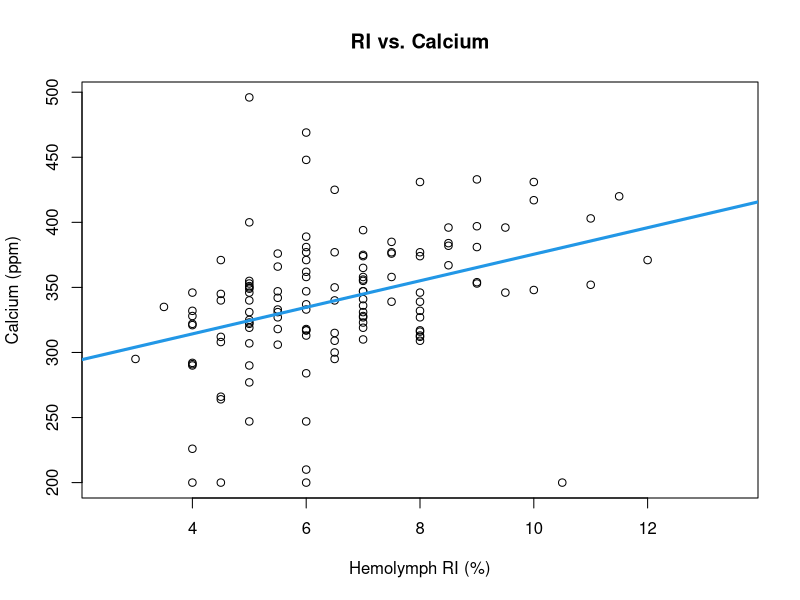
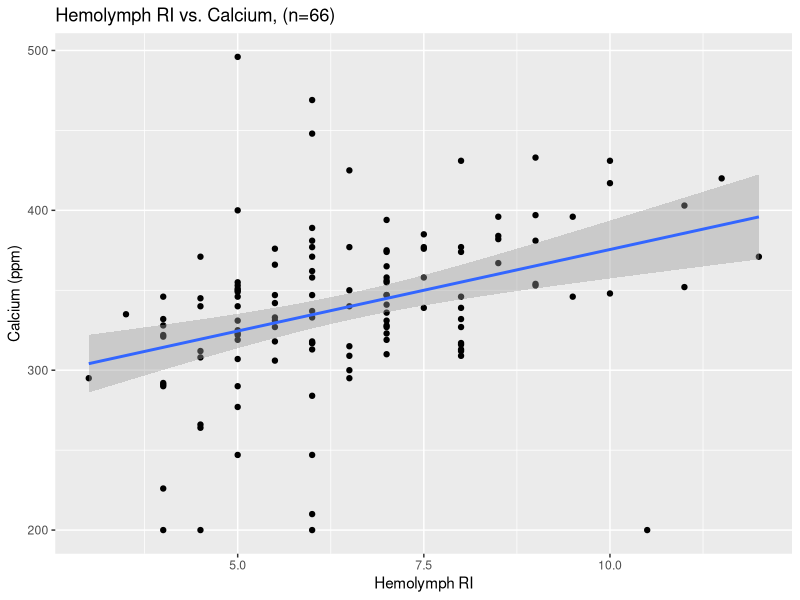
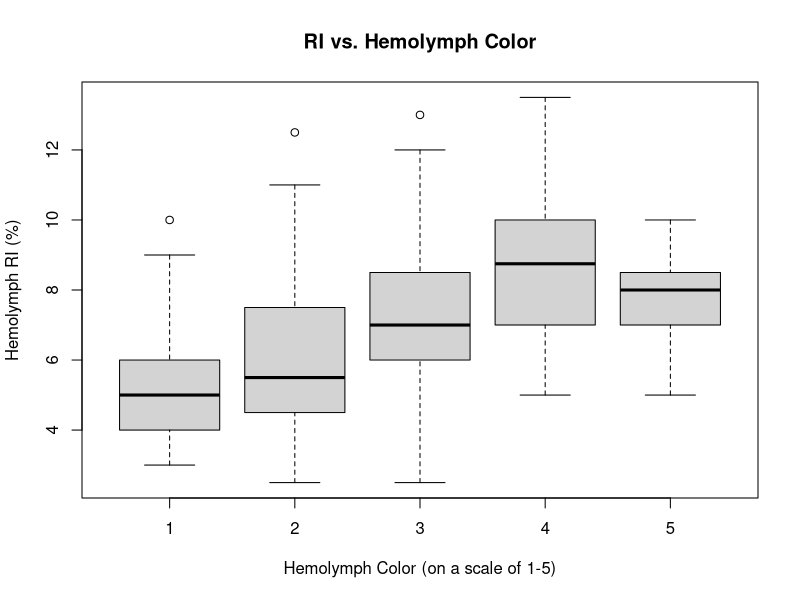
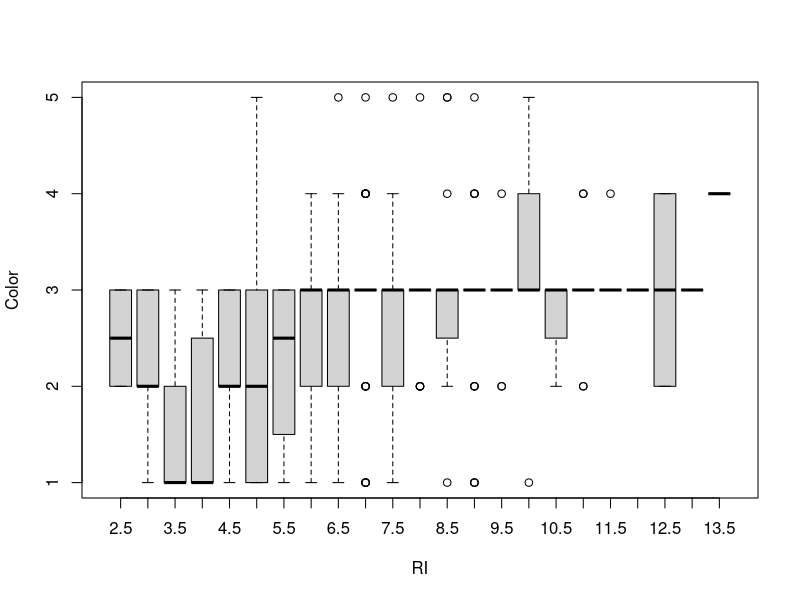
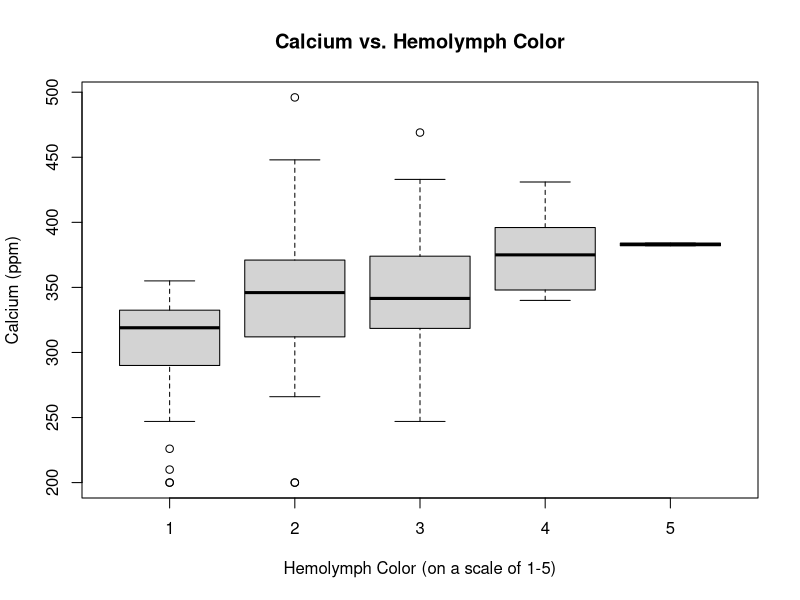

The R script that drew these images, in order:
## ---- chunk 1

# read in relevant documents for this data
gc_dat <- read.csv("../data/prelim_gc_data.csv")

gc_dat

# libraries for data visualization
library(ggplot2)
library(dplyr)
library(gridExtra)
library(scatterplot3d)
library(MASS)
## ---- chunk 2

plot(Ca ~ RI, data = gc_dat, 
      main = "RI vs. Calcium",
      xlab = "Hemolymph RI (%)",
      ylab = "Calcium (ppm)")
abline(lm (Ca ~ RI, data = gc_dat), col = 4, lwd = 3)

# correlation plot to look at RI vs. Calcium
# doesn't appear to be a trend

## ---- chunk 3

gc_dat %>% 
        # pipes molt data into ggplot
  ggplot(aes(x = RI, y = Ca)) + 
        # populates plot with hemo ri and ca info
    geom_point() + geom_smooth(method=lm) + 
        # specifies type of plot -- linear model with 95 percent confidence
        xlab("Hemolymph RI") + 
        ylab ("Calcium (ppm)") +
        ggtitle("Hemolymph RI vs. Calcium, (n=66)") +
        # renames x and y labels and title
      xlim(3, 12)

## ---- chunk 4

ca_ri_mod <- lm(Ca ~ RI, data = gc_dat)
nobs(ca_ri_mod) # tells that there are 66 observations used in this model
summary(ca_ri_mod)
anova(ca_ri_mod)
car::Anova(ca_ri_mod, type = 3)

## ---- chunk 5

boxplot( RI ~ Color, data = gc_dat, 
      main = "RI vs. Hemolymph Color",
      xlab = "Hemolymph Color (on a scale of 1-5)",
      ylab = "Hemolymph RI (%)" )

boxplot( Color ~ RI, data = gc_dat)

# box plot comparing average RIs for different colored hemolymph
# appears that there are some differences between hemo RI 
# if you want to make graph fancy: make different colors correspond 
# to colors of hemolymph harvested
## ---- chunk 6

boxplot( Ca ~ Color, data = gc_dat, 
      main = "Calcium vs. Hemolymph Color",
      xlab = "Hemolymph Color (on a scale of 1-5)",
      ylab = "Calcium (ppm)" )

# appears that calcium increases as hemolymph color darkens
## ---- chunk 7

ri_col_mod = lm(Color ~ RI + Ca + RI:Ca,
              data = gc_dat)

summary(ri_col_mod)
anova(ri_col_mod)
car::Anova(ri_col_mod, type = 3)

# interaction model to assess whether or not hemolymph color is altered by
# the interaction between RI and Ca
